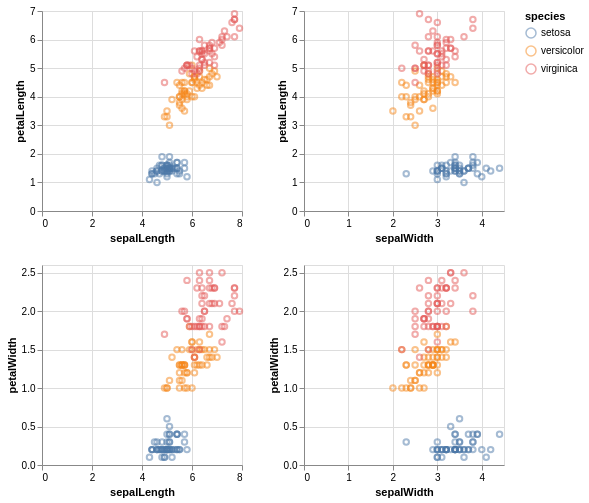

The code cell stored with this chart in its notebook:
### Code cell
alt.Chart(df).mark_point(opacity=0.5).encode(
    alt.X(alt.repeat("column"), type='quantitative'),
    alt.Y(alt.repeat("row"), type='quantitative'),
    color='species:N'
).properties(
    width=200,
    height=200
).repeat(
    row=['petalLength', 'petalWidth'],
    column=['sepalLength', 'sepalWidth']
)

### Figure 1 — Vega-Lite specification as saved in the notebook (floating-point values rounded to 4 significant figures; data arrays with more than 128 entries replaced by an {"elided": "..."} marker saying what was removed)
{"config": {"view": {"continuousWidth": 300, "continuousHeight": 300}}, "repeat": {"column": ["sepalLength", "sepalWidth"], "row": ["petalLength", "petalWidth"]}, "spec": {"data": {"name": "data-0fd1d5721890c651a37fd5fbdec1660c"}, "mark": {"type": "point", "opacity": 0.5}, "encoding": {"color": {"field": "species", "type": "nominal"}, "x": {"field": {"repeat": "column"}, "type": "quantitative"}, "y": {"field": {"repeat": "row"}, "type": "quantitative"}}, "height": 200, "width": 200}, "$schema": "https://vega.github.io/schema/vega-lite/v5.20.1.json", "datasets": {"data-0fd1d5721890c651a37fd5fbdec1660c": {"elided": "150 records"}}}
